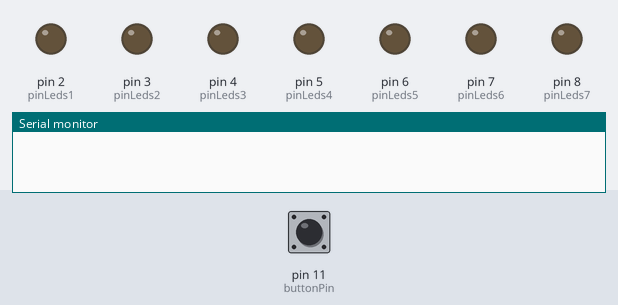
This sketch was run on a simulated Arduino Uno, built with avr-gcc and run on an emulated ATmega328P. Shown: output pins drawn as LEDs (lit = HIGH), the last lines printed to the serial monitor. The inputs (shaded band) are chosen by the test bench; at power-on: pin 11 (buttonPin) HIGH. Random numbers use the default seed unless the sketch sets one.

Above: at 1.2 s.
1.3 s: pin 11 (buttonPin) pulled LOW for 0.15 s
At 1.9 s:
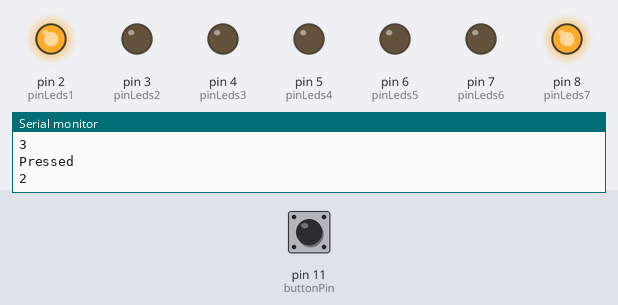
3.0 s: pin 11 (buttonPin) pulled LOW for 1 s
At 4.4 s:
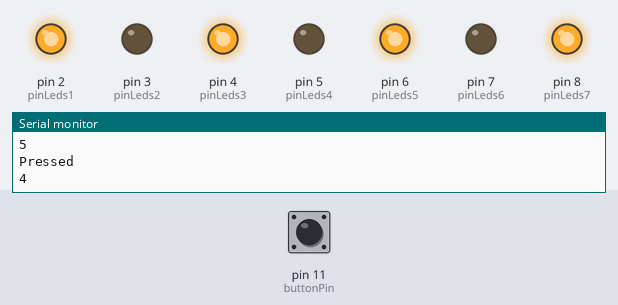
6.0 s: pin 11 (buttonPin) pulled LOW for 0.15 s
At 7.4 s:
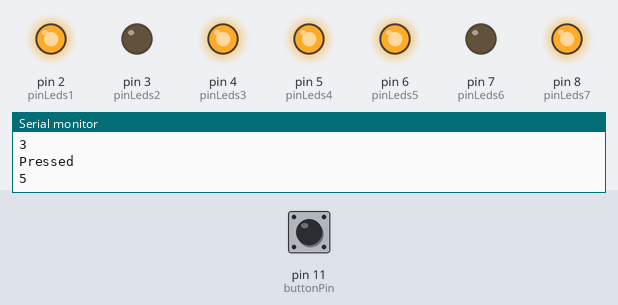
7.7 s: pin 11 (buttonPin) pulled LOW for 3.2 s
At 11.9 s:
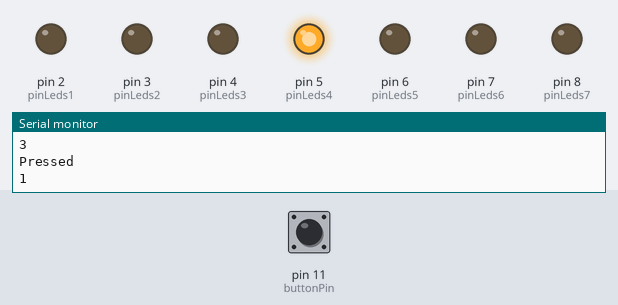
12.4 s: pin 11 (buttonPin) pulled LOW for 0.15 s
At 13.8 s:
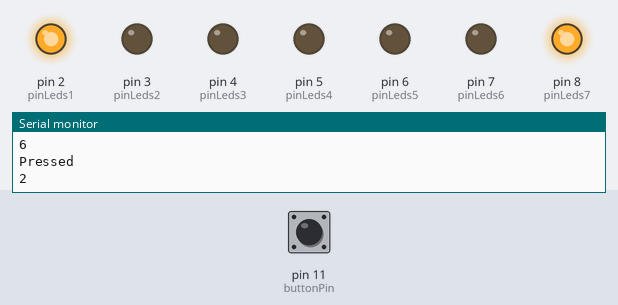
14.1 s: pin 11 (buttonPin) pulled LOW for 1 s
At 14.68 s:
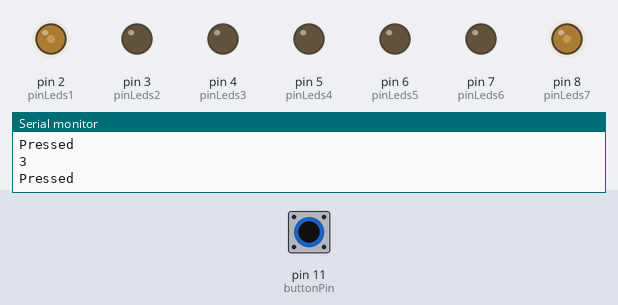
Timing chart, 0 to 17.1 s (numbered marks = the images above; inputs shaded):
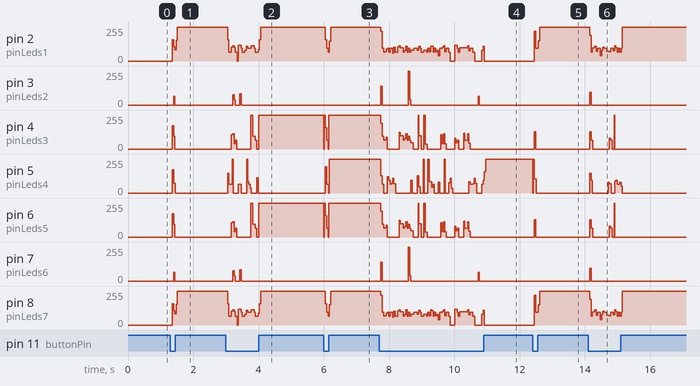

Measured:
- after the input at 1.3 s, pin 2 (pinLeds1): 0/255 → 255/255 after 0.06 s; pin 3 (pinLeds2): 0/255 → 66/255 after 0.10 s, → 0/255 0.04 s later
- after the input at 6.0 s, pin 5 (pinLeds4): 0/255 → 255/255 after 0.05 s
- after the input at 12.4 s, pin 2 (pinLeds1), pin 8 (pinLeds7): 0/255 → 96/255 after 0.05 s, → 255/255 0.12 s later; pin 4 (pinLeds3), pin 6 (pinLeds5): 0/255 → 128/255 after 0.05 s, → 0/255 0.04 s later; pin 5 (pinLeds4): 255/255 → 106/255 at once, → 0/255 0.11 s later
- after the input at 14.1 s, pin 3 (pinLeds2), pin 7 (pinLeds6): 0/255 → 97/255 after 0.05 s, → 0/255 0.04 s later

The sketch:

led_dice.ino
```cpp
// LED DICE
// @author: Mwiza Chiwale
// @comp#: 2020010470
// @lecturer: Prof.J.Phiri
// @course: CSC 4130
// @date: 31/0/2024
// @description: This code implements the LED dice (project 0) game on the arduino Uno

// LEDs
const int pinLeds1 = 2;
const int pinLeds2 = 3;
const int pinLeds3 = 4;
const int pinLeds4 = 5;
const int pinLeds5 = 6;
const int pinLeds6 = 7;
const int pinLeds7 = 8;
const int buttonPin = 11;

// Stores the random number
unsigned char ran = 0;

int buttonState;

void setup()
{
  Serial.begin(9600);
  pinMode(pinLeds1, OUTPUT);
  pinMode(pinLeds2, OUTPUT);
  pinMode(pinLeds3, OUTPUT);
  pinMode(pinLeds4, OUTPUT);
  pinMode(pinLeds5, OUTPUT);
  pinMode(pinLeds6, OUTPUT);
  pinMode(pinLeds7, OUTPUT);
  pinMode(buttonPin, INPUT);
  randomSeed(analogRead(0));
}
void loop()
{
  led_clear();
  buttonState = digitalRead(buttonPin);
  while(buttonState == LOW){
    Serial.println("Pressed");

    ran = random(1, 8);
    Serial.println(ran);
    // now arduino will toss the die
    if(ran == 1){
      digitalWrite(pinLeds4, HIGH);
        delay(5);
        while(digitalRead(buttonPin) == HIGH);
        led_clear();
    } else if (ran == 2){
      digitalWrite(pinLeds1, HIGH);
        digitalWrite(pinLeds7, HIGH);
        delay(5);
        while(digitalRead(buttonPin) == HIGH);
        led_clear();
    } else if (ran == 3){
      digitalWrite(pinLeds1, HIGH);
        digitalWrite(pinLeds4, HIGH);
        digitalWrite(pinLeds7, HIGH);
        delay(5);
        while(digitalRead(buttonPin) == HIGH);
        led_clear();
    }
     else if (ran == 4){
        digitalWrite(pinLeds1, HIGH);
        digitalWrite(pinLeds3, HIGH);
        digitalWrite(pinLeds5, HIGH);
        digitalWrite(pinLeds7, HIGH);
        delay(5);
        while(digitalRead(buttonPin) == HIGH);
        led_clear();
    }
    else if (ran == 5){
      digitalWrite(pinLeds1, HIGH);
        digitalWrite(pinLeds3, HIGH);
        digitalWrite(pinLeds4, HIGH);
        digitalWrite(pinLeds5, HIGH);
        digitalWrite(pinLeds7, HIGH);
        delay(5);
        while(digitalRead(buttonPin) == HIGH);
        led_clear();
    }
    else if (ran == 6){
      digitalWrite(pinLeds1, HIGH);
        digitalWrite(pinLeds2, HIGH);
        digitalWrite(pinLeds3, HIGH);
        digitalWrite(pinLeds5, HIGH);
        digitalWrite(pinLeds6, HIGH);
        digitalWrite(pinLeds7, HIGH);
        delay(5);
        while(digitalRead(buttonPin) == HIGH);
        led_clear();
    }
    else if (ran == 7){
      digitalWrite(pinLeds1, HIGH);
        digitalWrite(pinLeds2, HIGH);
        digitalWrite(pinLeds3, HIGH);
        digitalWrite(pinLeds4, HIGH);
        digitalWrite(pinLeds5, HIGH);
        digitalWrite(pinLeds6, HIGH);
        digitalWrite(pinLeds7, HIGH);
        delay(5);
        while(digitalRead(buttonPin) == HIGH);
        led_clear();
    }
    buttonState = HIGH;

  }
}

void led_clear (void){
    digitalWrite(pinLeds1, LOW);
    digitalWrite(pinLeds2, LOW);
    digitalWrite(pinLeds3, LOW);
    digitalWrite(pinLeds4, LOW);
    digitalWrite(pinLeds5, LOW);
    digitalWrite(pinLeds6, LOW);
    digitalWrite(pinLeds7, LOW);

}
```
